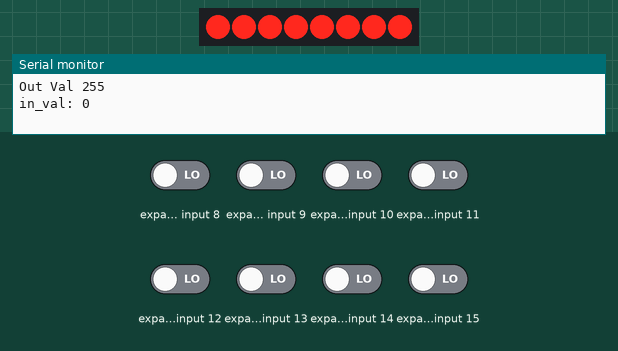
Simulated run of this sketch. Board: SparkFun Pro Micro, built with avr-gcc and run on an emulated ATmega32U4. Shown: 8 port-expander outputs drawn as a row of LEDs (first output left, lit = HIGH), the last lines printed to the serial monitor. Wiring (inferred from the names in the program): MCP23017 port expander at I2C address 0x20. Wiring (inferred from the signals the program sends): row of LEDs: on Q0, Q1, Q2, Q3, Q4, Q5, Q6, Q7. The test bench sets the inputs (shaded band); at power-on: expander input 8–15 LOW.

Above: at 1.0 s.
At 3.0 s:
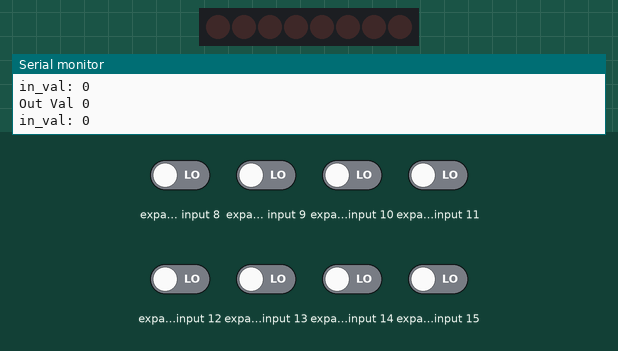
Timing chart, 0 to 5.2 s (numbered marks = the images above):
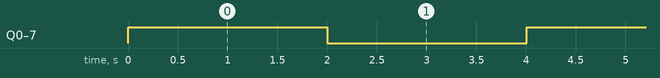

The sketch:

i2c_read_write.ino
```cpp
/*
  Test example ardunio pro micro connected to a mcp23017 via i2c/TWI.

  GPIOA pins connected to GPIOB pins on the mcp23017.

  Toggle values 0xFF-0x00 on GPIOA.
  Read values 0xFF-0x00 on GPIOA.
 */
#include <Wire.h>


const int MCP23017_SLAVE_ADDR = 0x20;
const int MCP23017_IODIR_ADDR_BANK0 = 0x00;
const int MCP23017_GPIOA_ADDR_BANK0 = 0x12;
byte out_val = 0xff;

void setup() {
  Wire.begin();        // join i2c bus (address optional for master)
  Serial.begin(9600);  // start serial for output

  //Set GPIOA to be output. GPIOB is input by default.
  Wire.beginTransmission(MCP23017_SLAVE_ADDR);
  Wire.write(MCP23017_IODIR_ADDR_BANK0);
  Wire.write(0x00);
  Wire.endTransmission();
}

//Note sequential operation is enabled by default.
//Thus the read request will be from the register address of the last write plus one.
//Since the address of GPIOB follows that of GPIOB when BANK=0 (which it is by default),
//The read will be from GPIOB.
void loop() {
  Serial.print("Out Val ");
  Serial.print(out_val);
  Serial.println("");

  Wire.beginTransmission(MCP23017_SLAVE_ADDR);
  Wire.write(MCP23017_GPIOA_ADDR_BANK0);
  Wire.write(out_val);
  Wire.endTransmission();
  delay(1);

  Wire.requestFrom(MCP23017_SLAVE_ADDR, 1);    // request 6 bytes from slave device #2
  while(Wire.available())    // slave may send less than requested
  {
    byte in_val = Wire.read();    // receive a byte as character
    Serial.print("in_val: ");
    Serial.print(in_val);         // print the character
    Serial.println("");
  }

  out_val = ~out_val;

  delay(2000);
}
```

Measured:
- by itself, Q0–7: alternates HIGH for 2.0 s and LOW for 2.0 s
